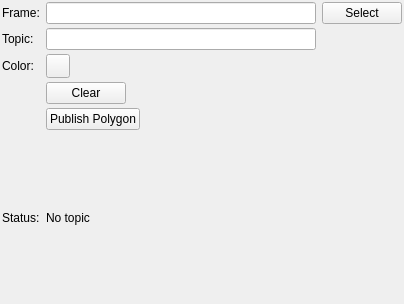
<?xml version="1.0" encoding="UTF-8"?>
<ui version="4.0">
 <class>draw_polygon_config</class>
 <widget class="QWidget" name="draw_polygon_config">
  <property name="geometry">
   <rect>
    <x>0</x>
    <y>0</y>
    <width>404</width>
    <height>304</height>
   </rect>
  </property>
  <property name="windowTitle">
   <string>Form</string>
  </property>
  <property name="styleSheet">
   <string notr="true"/>
  </property>
  <layout class="QGridLayout" name="gridLayout">
   <property name="leftMargin">
    <number>2</number>
   </property>
   <property name="topMargin">
    <number>2</number>
   </property>
   <property name="rightMargin">
    <number>2</number>
   </property>
   <property name="bottomMargin">
    <number>2</number>
   </property>
   <property name="verticalSpacing">
    <number>4</number>
   </property>
   <item row="2" column="2">
    <widget class="QLineEdit" name="topic"/>
   </item>
   <item row="4" column="2">
    <widget class="mapviz::ColorButton" name="color">
     <property name="maximumSize">
      <size>
       <width>24</width>
       <height>24</height>
      </size>
     </property>
     <property name="autoFillBackground">
      <bool>false</bool>
     </property>
     <property name="styleSheet">
      <string notr="true"/>
     </property>
     <property name="text">
      <string/>
     </property>
    </widget>
   </item>
   <item row="2" column="0">
    <widget class="QLabel" name="label_4">
     <property name="font">
      <font/>
     </property>
     <property name="text">
      <string>Topic:</string>
     </property>
    </widget>
   </item>
   <item row="8" column="2">
    <widget class="QPushButton" name="publish">
        <property name="sizePolicy">
         <sizepolicy hsizetype="Fixed" vsizetype="Fixed">
          <horstretch>0</horstretch>
          <verstretch>0</verstretch>
         </sizepolicy>
        </property>
     <property name="text">
      <string>Publish Polygon</string>
     </property>
    </widget>
   </item>
   <item row="9" column="0">
    <widget class="QLabel" name="label_2">
     <property name="font">
      <font/>
     </property>
     <property name="text">
      <string>Status:</string>
     </property>
    </widget>
   </item>
   <item row="5" column="2">
    <widget class="QPushButton" name="clear">
        <property name="sizePolicy">
         <sizepolicy hsizetype="Fixed" vsizetype="Fixed">
          <horstretch>0</horstretch>
          <verstretch>0</verstretch>
         </sizepolicy>
        </property>
     <property name="text">
      <string>Clear</string>
     </property>
    </widget>
   </item>
   <item row="4" column="0">
    <widget class="QLabel" name="label_3">
     <property name="font">
      <font/>
     </property>
     <property name="text">
      <string>Color:</string>
     </property>
    </widget>
   </item>
   <item row="9" column="2" colspan="2">
    <widget class="QLabel" name="status">
     <property name="font">
      <font/>
     </property>
     <property name="styleSheet">
      <string notr="true"/>
     </property>
     <property name="text">
      <string>No topic</string>
     </property>
     <property name="wordWrap">
      <bool>true</bool>
     </property>
    </widget>
   </item>
   <item row="0" column="0">
    <widget class="QLabel" name="label">
     <property name="text">
      <string>Frame:</string>
     </property>
    </widget>
   </item>
   <item row="0" column="2">
    <widget class="QLineEdit" name="frame"/>
   </item>
   <item row="0" column="3">
    <widget class="QPushButton" name="selectframe">
        <property name="sizePolicy">
         <sizepolicy hsizetype="Fixed" vsizetype="Fixed">
          <horstretch>0</horstretch>
          <verstretch>0</verstretch>
         </sizepolicy>
        </property>
     <property name="text">
      <string>Select</string>
     </property>
    </widget>
   </item>
  </layout>
 </widget>
 <customwidgets>
  <customwidget>
   <class>mapviz::ColorButton</class>
   <extends>QPushButton</extends>
   <header location="global">mapviz/color_button.hpp</header>
  </customwidget>
 </customwidgets>
 <resources/>
 <connections/>
 <slots>
  <slot>SelectColor()</slot>
  <slot>SelectTopic()</slot>
  <slot>TopicEdited()</slot>
  <slot>PositionToleranceChanged(double)</slot>
  <slot>AngleToleranceChanged(double)</slot>
 </slots>
</ui>
